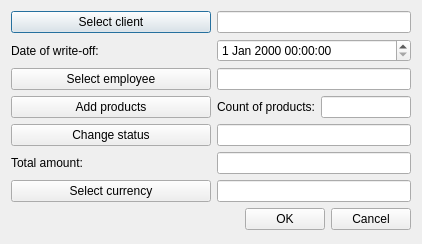
<?xml version="1.0" encoding="UTF-8"?>
<ui version="4.0">
 <class>CreateWriteOff</class>
 <widget class="QDialog" name="CreateWriteOff">
  <property name="geometry">
   <rect>
    <x>0</x>
    <y>0</y>
    <width>422</width>
    <height>244</height>
   </rect>
  </property>
  <property name="windowTitle">
   <string>Create/Update write-off</string>
  </property>
  <property name="locale">
   <locale language="English" country="UnitedStates"/>
  </property>
  <property name="modal">
   <bool>false</bool>
  </property>
  <layout class="QGridLayout" name="gridLayout">
   <property name="leftMargin">
    <number>11</number>
   </property>
   <property name="topMargin">
    <number>11</number>
   </property>
   <property name="rightMargin">
    <number>11</number>
   </property>
   <property name="bottomMargin">
    <number>11</number>
   </property>
   <item row="0" column="0">
    <widget class="QPushButton" name="clientBtn">
     <property name="minimumSize">
      <size>
       <width>200</width>
       <height>0</height>
      </size>
     </property>
     <property name="text">
      <string>Select client</string>
     </property>
    </widget>
   </item>
   <item row="7" column="0" colspan="3">
    <layout class="QHBoxLayout" name="horizontalLayout">
     <item>
      <spacer name="horizontalSpacer">
       <property name="orientation">
        <enum>Qt::Horizontal</enum>
       </property>
       <property name="sizeHint" stdset="0">
        <size>
         <width>40</width>
         <height>20</height>
        </size>
       </property>
      </spacer>
     </item>
     <item>
      <widget class="QPushButton" name="okBtn">
       <property name="text">
        <string>OK</string>
       </property>
      </widget>
     </item>
     <item>
      <widget class="QPushButton" name="cancelBtn">
       <property name="text">
        <string>Cancel</string>
       </property>
      </widget>
     </item>
    </layout>
   </item>
   <item row="0" column="1" colspan="2">
    <widget class="QLineEdit" name="clientEdit">
     <property name="toolTip">
      <string>&lt;html&gt;&lt;head/&gt;&lt;body&gt;&lt;p&gt;Enter client ID&lt;/p&gt;&lt;/body&gt;&lt;/html&gt;</string>
     </property>
     <property name="readOnly">
      <bool>true</bool>
     </property>
    </widget>
   </item>
   <item row="1" column="0">
    <widget class="QLabel" name="dateLb">
     <property name="text">
      <string>Date of write-off:</string>
     </property>
    </widget>
   </item>
   <item row="3" column="0">
    <widget class="QPushButton" name="addProdBtn">
     <property name="text">
      <string>Add products</string>
     </property>
    </widget>
   </item>
   <item row="3" column="2">
    <widget class="QLineEdit" name="prodCountEdit">
     <property name="readOnly">
      <bool>true</bool>
     </property>
    </widget>
   </item>
   <item row="2" column="0">
    <widget class="QPushButton" name="employeeBtn">
     <property name="text">
      <string>Select employee</string>
     </property>
    </widget>
   </item>
   <item row="4" column="0">
    <widget class="QPushButton" name="statusBtn">
     <property name="text">
      <string>Change status</string>
     </property>
    </widget>
   </item>
   <item row="3" column="1">
    <widget class="QLabel" name="prodCountLb">
     <property name="text">
      <string>Count of products:</string>
     </property>
    </widget>
   </item>
   <item row="6" column="0">
    <widget class="QPushButton" name="currencyBtn">
     <property name="text">
      <string>Select currency</string>
     </property>
    </widget>
   </item>
   <item row="2" column="1" colspan="2">
    <widget class="QLineEdit" name="employeeEdit">
     <property name="toolTip">
      <string>&lt;html&gt;&lt;head/&gt;&lt;body&gt;&lt;p&gt;Enter employee ID&lt;/p&gt;&lt;/body&gt;&lt;/html&gt;</string>
     </property>
     <property name="readOnly">
      <bool>true</bool>
     </property>
    </widget>
   </item>
   <item row="5" column="1" colspan="2">
    <widget class="QLineEdit" name="sumEdit">
     <property name="readOnly">
      <bool>true</bool>
     </property>
    </widget>
   </item>
   <item row="4" column="1" colspan="2">
    <widget class="QLineEdit" name="statusEdit">
     <property name="readOnly">
      <bool>true</bool>
     </property>
    </widget>
   </item>
   <item row="6" column="1" colspan="2">
    <widget class="QLineEdit" name="currencyEdit">
     <property name="readOnly">
      <bool>true</bool>
     </property>
    </widget>
   </item>
   <item row="5" column="0">
    <widget class="QLabel" name="sumLb">
     <property name="text">
      <string>Total amount:</string>
     </property>
    </widget>
   </item>
   <item row="1" column="1" colspan="2">
    <widget class="QDateTimeEdit" name="dateEdit"/>
   </item>
  </layout>
 </widget>
 <tabstops>
  <tabstop>clientBtn</tabstop>
  <tabstop>clientEdit</tabstop>
  <tabstop>employeeBtn</tabstop>
  <tabstop>employeeEdit</tabstop>
  <tabstop>addProdBtn</tabstop>
  <tabstop>prodCountEdit</tabstop>
  <tabstop>statusBtn</tabstop>
  <tabstop>statusEdit</tabstop>
  <tabstop>sumEdit</tabstop>
  <tabstop>currencyBtn</tabstop>
  <tabstop>currencyEdit</tabstop>
  <tabstop>okBtn</tabstop>
  <tabstop>cancelBtn</tabstop>
 </tabstops>
 <resources/>
 <connections/>
</ui>
